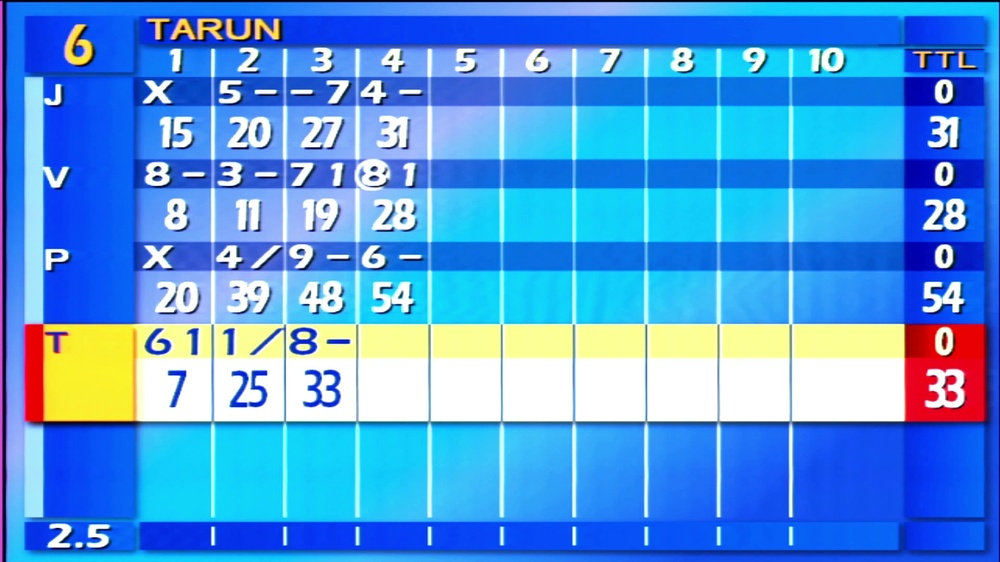
#> input picture screenshots/training_frames/train_001.jpg, 1000 x 562 px, shrunk from 1920 x 1080 before the run; its folder holds only this picture in this run
$ python temporal_tracker.py
#> lines starting #> are read from the running program, lines starting #| are printed output that depends on the picture; after the words box and inside, x2 and y2 are one past the last pixel; in counts of white or black regions, pixels touching at a corner belong together
#> in main, frame is the input picture: shape (562, 1000, 3); mean B, G, R 225, 152.6, 81.7
import cv2
from pathlib import Path


# ---------------------------------------------------------
# Paths
# ---------------------------------------------------------

INPUT_DIR = Path("screenshots/training_frames")
OUTPUT_DIR = Path("screenshots/temporal_detection_v3")


# ---------------------------------------------------------
# Tracking configuration
# ---------------------------------------------------------

# Maximum number of consecutive frames for which we are
# willing to keep using the previous box.
MAX_MISSED_FRAMES = 2

# Maximum normalized movement allowed between frames.
# Example: 0.08 means 8% of frame dimension.
MAX_X_MOVEMENT = 0.08
MAX_Y_MOVEMENT = 0.08

# Maximum relative size change allowed.
MAX_SIZE_CHANGE = 0.25


# ---------------------------------------------------------
# V2 detector
# ---------------------------------------------------------

def score_candidate(
    x,
    y,
    w,
    h,
    frame_width,
    frame_height
):
    """
    Score a possible scoreboard rectangle.

    This is the same V2 candidate scoring logic.
    """

    frame_area = frame_width * frame_height
    box_area = w * h

    if box_area <= 0:
        return -1

    area_ratio = box_area / frame_area

    aspect_ratio = w / max(h, 1)

    # -----------------------------------------------------
    # Hard rejection rules
    # -----------------------------------------------------

    if w < frame_width * 0.55:
        return -1

    if h < frame_height * 0.50:
        return -1

    if aspect_ratio < 1.5 or aspect_ratio > 3.0:
        return -1

    if (
        x <= 5
        and y <= 5
        and w >= frame_width * 0.97
        and h >= frame_height * 0.97
    ):
        return -1

    # -----------------------------------------------------
    # Normalized geometry
    # -----------------------------------------------------

    nx = x / frame_width
    ny = y / frame_height
    nw = w / frame_width
    nh = h / frame_height

    expected_x = 0.07
    expected_y = 0.07
    expected_w = 0.87
    expected_h = 0.80

    position_distance = (
        abs(nx - expected_x) * 2.0
        + abs(ny - expected_y) * 2.0
    )

    size_distance = (
        abs(nw - expected_w) * 2.0
        + abs(nh - expected_h) * 2.0
    )

    expected_aspect = expected_w / expected_h

    aspect_distance = abs(
        aspect_ratio - expected_aspect
    )

    aspect_score = max(
        0.0,
        2.0 - aspect_distance
    )

    position_score = max(
        0.0,
        3.0 - position_distance * 10
    )

    size_score = max(
        0.0,
        3.0 - size_distance * 8
    )

    area_score = min(
        area_ratio * 3.0,
        3.0
    )

    score = (
        position_score
        + size_score
        + aspect_score
        + area_score
    )

    return score


# ---------------------------------------------------------
# V2 detection
# ---------------------------------------------------------

def detect_scoreboard(frame):

    if frame is None or frame.size == 0:
        return None

    frame_height, frame_width = frame.shape[:2]

    gray = cv2.cvtColor(
        frame,
        cv2.COLOR_BGR2GRAY
    )
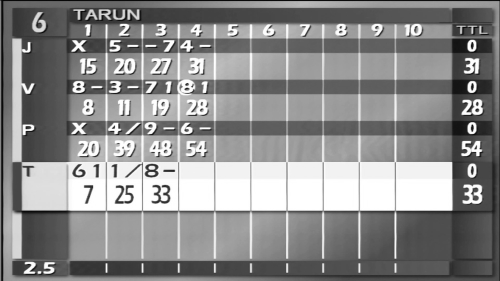
#> gray: shape (562, 1000) (shown at 1/2 size); min 1, max 255, mean 139.6

    blurred = cv2.GaussianBlur(
        gray,
        (5, 5),
        0
    )

    edge_results = []

    threshold_pairs = [
        (30, 100),
        (50, 150),
        (70, 180),
    ]

    for low, high in threshold_pairs:

        edges = cv2.Canny(
            blurred,
            low,
            high
        )

        kernel = cv2.getStructuringElement(
            cv2.MORPH_RECT,
            (9, 9)
        )

        connected = cv2.morphologyEx(
            edges,
            cv2.MORPH_CLOSE,
            kernel
        )

        connected = cv2.dilate(
            connected,
            cv2.getStructuringElement(
                cv2.MORPH_RECT,
                (5, 5)
            ),
            iterations=1
        )

        edge_results.append(connected)
#> this loop made 3 passes
#> pass 1, in detect_scoreboard, `edges = cv2.Canny( blurred, low, high )`:
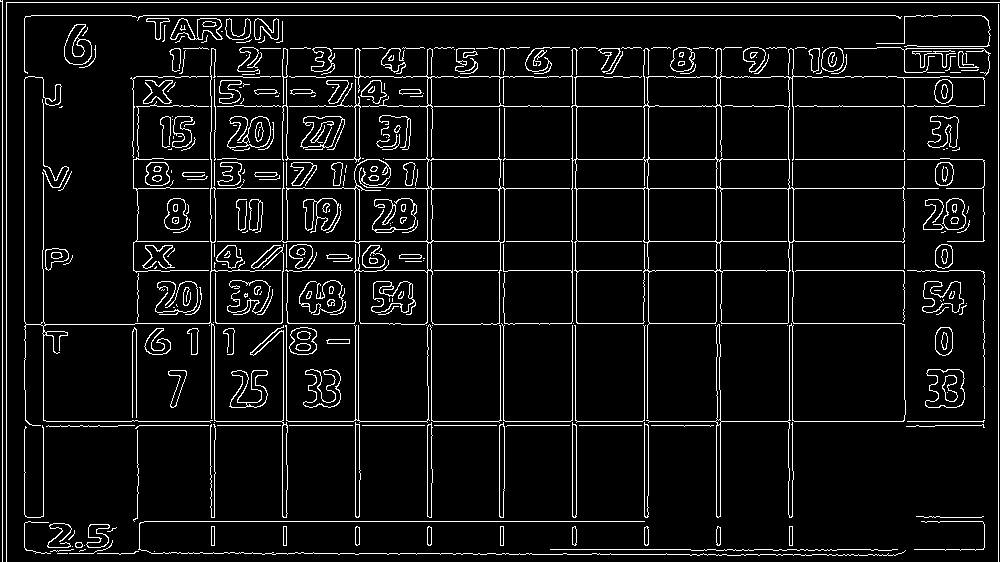
#> edges: shape (562, 1000); 6.7% white in thin lines or dots
#> pass 1, in detect_scoreboard, `connected = cv2.morphologyEx( edges, cv2.MORPH_CLOSE, kernel )`:
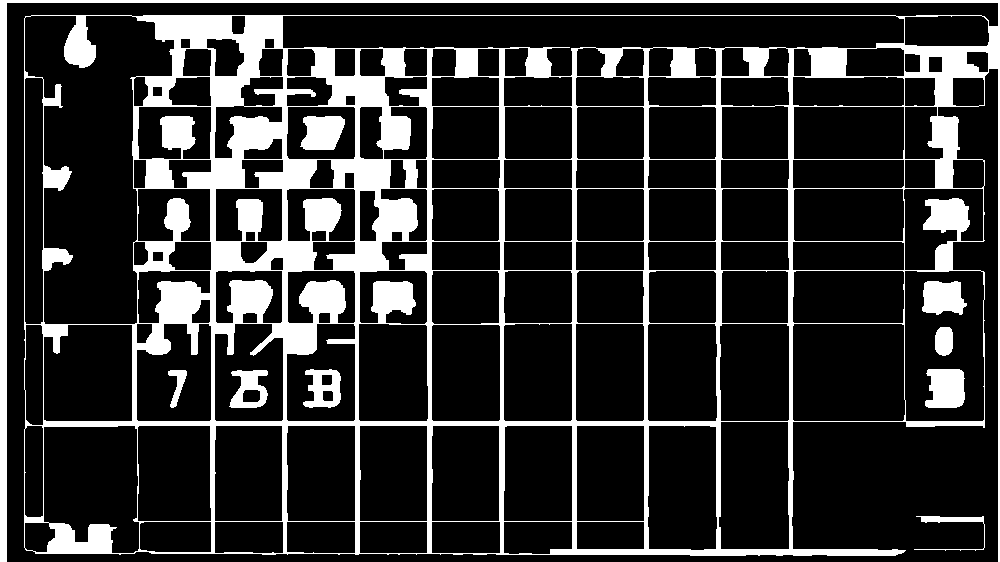
#> connected: shape (562, 1000); 18.7% white; 9 white regions, largest, box (x1, y1, x2, y2) and area: (0, 0, 1000, 562) 98030, (925, 369, 965, 408) 1339, (300, 116, 345, 150) 1225
#> pass 1, in detect_scoreboard, `connected = cv2.dilate( connected, cv2.getStructuringElement( cv2.MORP..`:
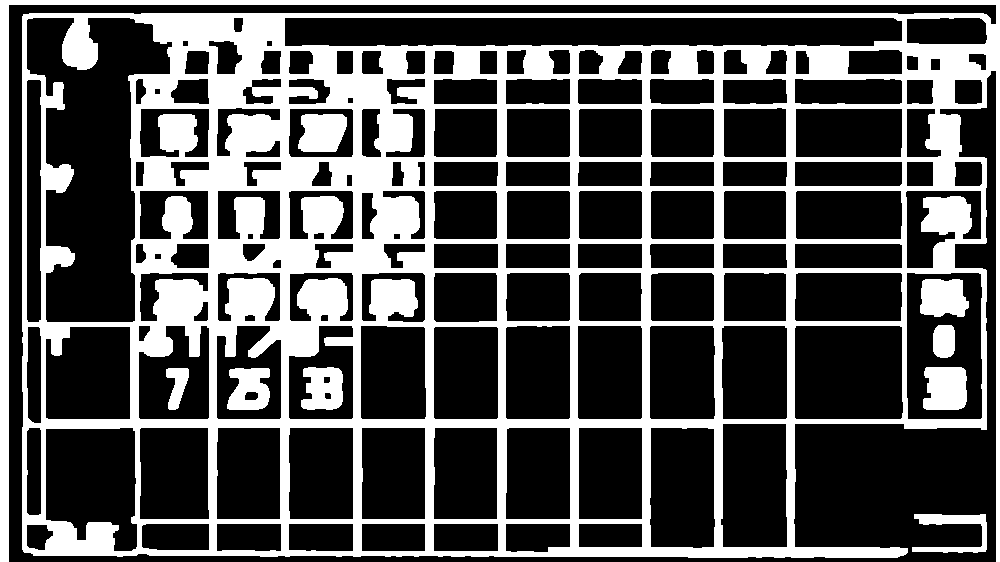
#> connected: shape (562, 1000); 32.3% white; 9 white regions, largest, box (x1, y1, x2, y2) and area: (0, 0, 1000, 562) 171548, (923, 367, 967, 410) 1711, (298, 114, 347, 152) 1577
#> pass 2, in detect_scoreboard, `edges = cv2.Canny( blurred, low, high )`:
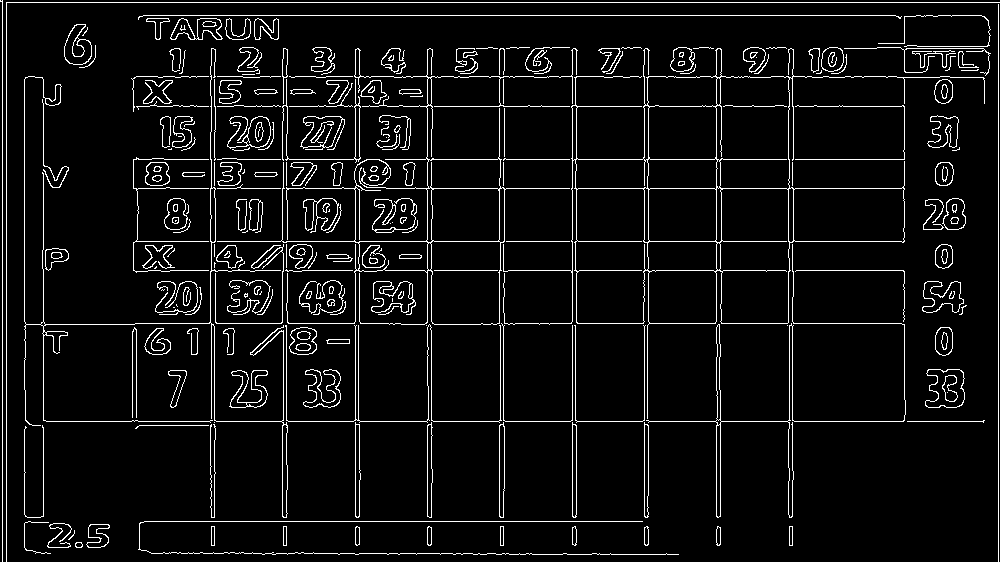
#> edges: shape (562, 1000); 6.1% white in thin lines or dots
#> after the loop:
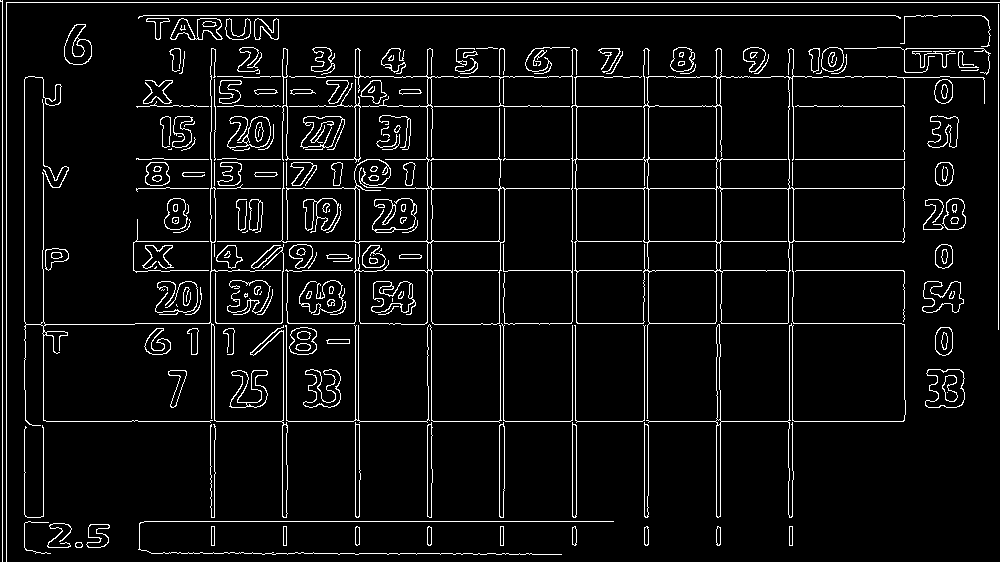
#> edges: shape (562, 1000); 5.9% white in thin lines or dots
#> after the loop, edge_results = 3 items

    candidates = []

    for connected in edge_results:

        contours, _ = cv2.findContours(
            connected,
            cv2.RETR_EXTERNAL,
            cv2.CHAIN_APPROX_SIMPLE
        )

        for contour in contours:

            x, y, w, h = cv2.boundingRect(
                contour
            )

            if w <= 0 or h <= 0:
                continue

            contour_area = cv2.contourArea(
                contour
            )

            rectangle_area = w * h

            if rectangle_area <= 0:
                continue

            rectangularity = (
                contour_area /
                rectangle_area
            )

            if rectangularity < 0.20:
                continue

            score = score_candidate(
                x,
                y,
                w,
                h,
                frame_width,
                frame_height
            )

            if score < 0:
                continue

            score += rectangularity * 2.0

            candidates.append(
                (
                    score,
                    x,
                    y,
                    w,
                    h
                )
            )
#> after the loop, candidates = []

    if not candidates:
        return None

    candidates.sort(
        key=lambda item: item[0],
        reverse=True
    )

    _, x, y, w, h = candidates[0]

    return x, y, w, h


# ---------------------------------------------------------
# Tracking validation
# ---------------------------------------------------------

# [75 lines left out: functions is_reasonable_movement, detect_near_previous, not called in this run]


# ---------------------------------------------------------
# Main tracking pipeline
# ---------------------------------------------------------

def main():

    print("=" * 60)
    print("VisionScore - Temporal Tracking V3")
    print("=" * 60)

    OUTPUT_DIR.mkdir(
        parents=True,
        exist_ok=True
    )

    image_paths = sorted(
        INPUT_DIR.glob("*.jpg")
    )

    print(
        f"Found {len(image_paths)} training images."
    )

    print()

    previous_box = None
    missed_frames = 0

    direct_detections = 0
    tracked_frames = 0
    lost_frames = 0

    for image_path in image_paths:

        frame = cv2.imread(
            str(image_path)
        )

        if frame is None:

            print(
                f"ERROR: Could not read "
                f"{image_path.name}"
            )

            continue

        output = frame.copy()

        # -------------------------------------------------
        # Case 1: No previous tracking information
        # -------------------------------------------------

        if previous_box is None:

            detection = detect_scoreboard(
                frame
            )

            if detection is not None:

                previous_box = detection
                missed_frames = 0
                direct_detections += 1

                x, y, w, h = detection

                status = "DIRECT"

            else:

                detection = None
                status = "LOST"

        # -------------------------------------------------
        # Case 2: Previous box exists
        # -------------------------------------------------

        else:

            detection = detect_near_previous(
                frame,
                previous_box
            )

            if detection is not None:

                previous_box = detection
                missed_frames = 0
                direct_detections += 1

                x, y, w, h = detection

                status = "TRACKED"

            else:

                missed_frames += 1

                if missed_frames <= MAX_MISSED_FRAMES:

                    detection = previous_box

                    tracked_frames += 1

                    x, y, w, h = detection

                    status = (
                        f"TRACKED-HOLD "
                        f"({missed_frames})"
                    )

                else:

                    detection = None
                    previous_box = None
                    lost_frames += 1

                    status = "LOST"

        # -------------------------------------------------
        # Draw result
        # -------------------------------------------------

        if detection is not None:

            cv2.rectangle(
                output,
                (x, y),
                (x + w, y + h),
                (0, 255, 0),
                4
            )

            cv2.putText(
                output,
                f"V3 {status}",
                (x, max(y - 10, 30)),
                cv2.FONT_HERSHEY_SIMPLEX,
                0.9,
                (0, 255, 0),
                2
            )

            print(
                f"{image_path.name}: "
                f"x={x}, y={y}, "
                f"width={w}, height={h} "
                f"[{status}]"
            )

        else:

            cv2.putText(
                output,
                "SCOREBOARD LOST",
                (40, 60),
                cv2.FONT_HERSHEY_SIMPLEX,
                1.0,
                (0, 0, 255),
                3
            )
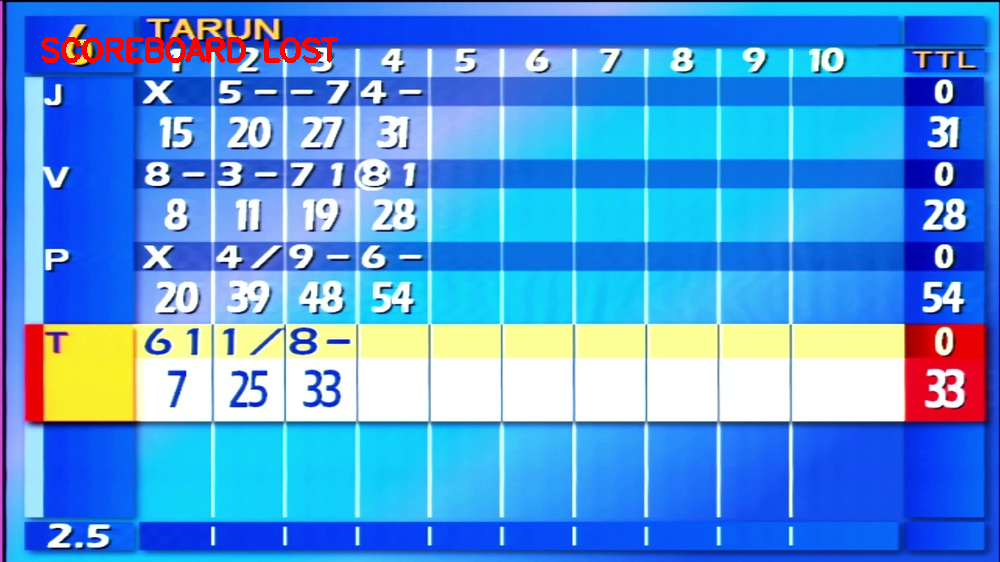
#> output: shape (562, 1000, 3); 0.69% of pixels changed, all inside (x1, y1, x2, y2) = (41, 37, 339, 63)

            print(
                f"{image_path.name}: "
                f"NO SCOREBOARD "
                f"[{status}]"
            )

        output_path = (
            OUTPUT_DIR /
            image_path.name
        )

        cv2.imwrite(
            str(output_path),
            output
        )

    # -----------------------------------------------------
    # Final report
    # -----------------------------------------------------

    print()
    print("=" * 60)
    print("TEMPORAL TRACKING SUMMARY")
    print("=" * 60)

    print(
        f"Direct detections: {direct_detections}"
    )

    print(
        f"Tracking holds:    {tracked_frames}"
    )

    print(
        f"Lost frames:       {lost_frames}"
    )

    total_frames = len(image_paths)

    successful = (
        direct_detections +
        tracked_frames
    )

    print(
        f"Successful localization: "
        f"{successful}/{total_frames}"
    )

    if total_frames > 0:

        coverage = (
            successful /
            total_frames
        ) * 100

        print(
            f"Coverage: {coverage:.2f}%"
        )

    print("=" * 60)


if __name__ == "__main__":
    main()

$ run again, on screenshots/training_frames/train_005.jpg
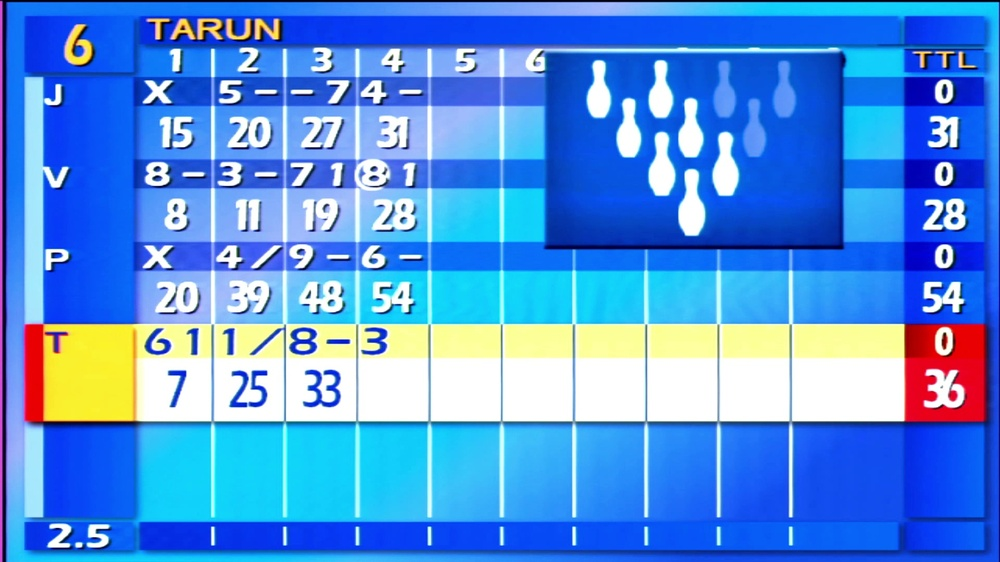
#> input picture screenshots/training_frames/train_005.jpg, 1000 x 562 px, shrunk from 1920 x 1080 before the run
#> in main, frame is the input picture: shape (562, 1000, 3); mean B, G, R 223.7, 144.8, 82.5
#> after the loop in detect_scoreboard, `for low, high in threshold_pairs:`:
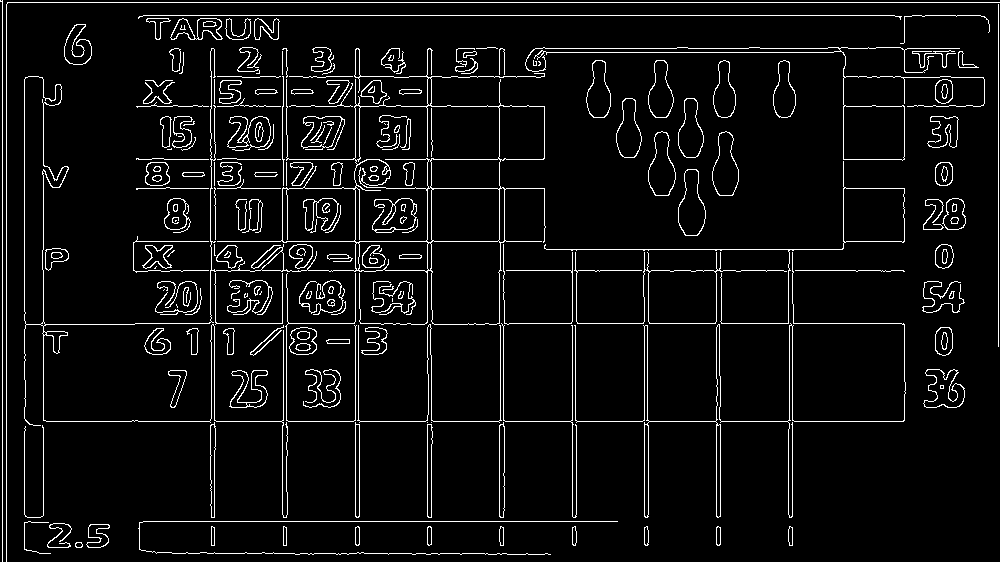
#> edges: shape (562, 1000); 5.7% white in thin lines or dots
#> after the loop in detect_scoreboard, `for low, high in threshold_pairs:`: edge_results = 3 items
#> the loop in detect_scoreboard, `for connected in edge_results: ` made 3 passes
#> after the loop in detect_scoreboard, `for connected in edge_results:`: candidates = []
#> in main, `cv2.putText( output, "SCOREBOARD LOST", (40, 60), cv2.FONT_HERSHEY_SIM..`:
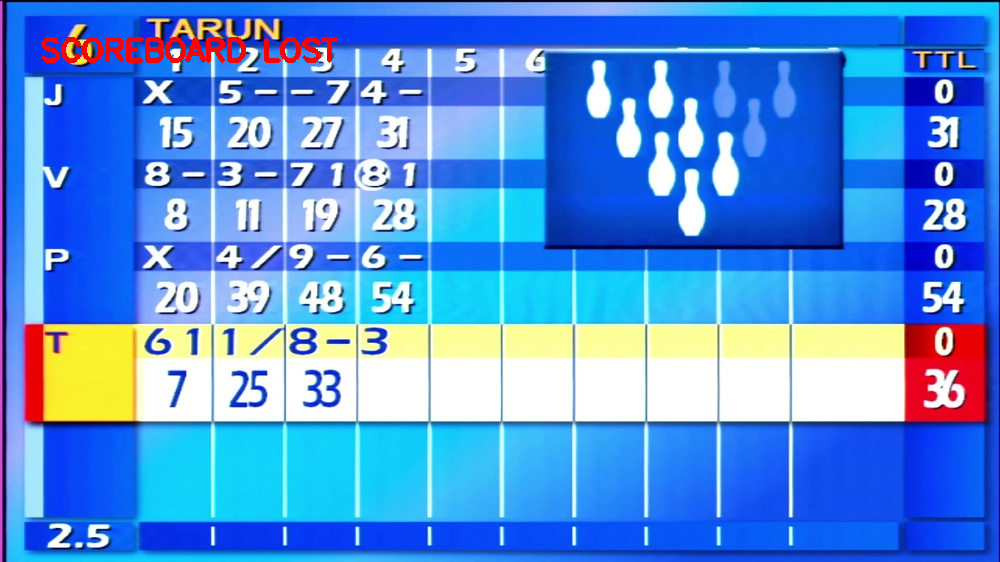
#> output: shape (562, 1000, 3); 0.69% of pixels changed, all inside (x1, y1, x2, y2) = (41, 37, 339, 63)
